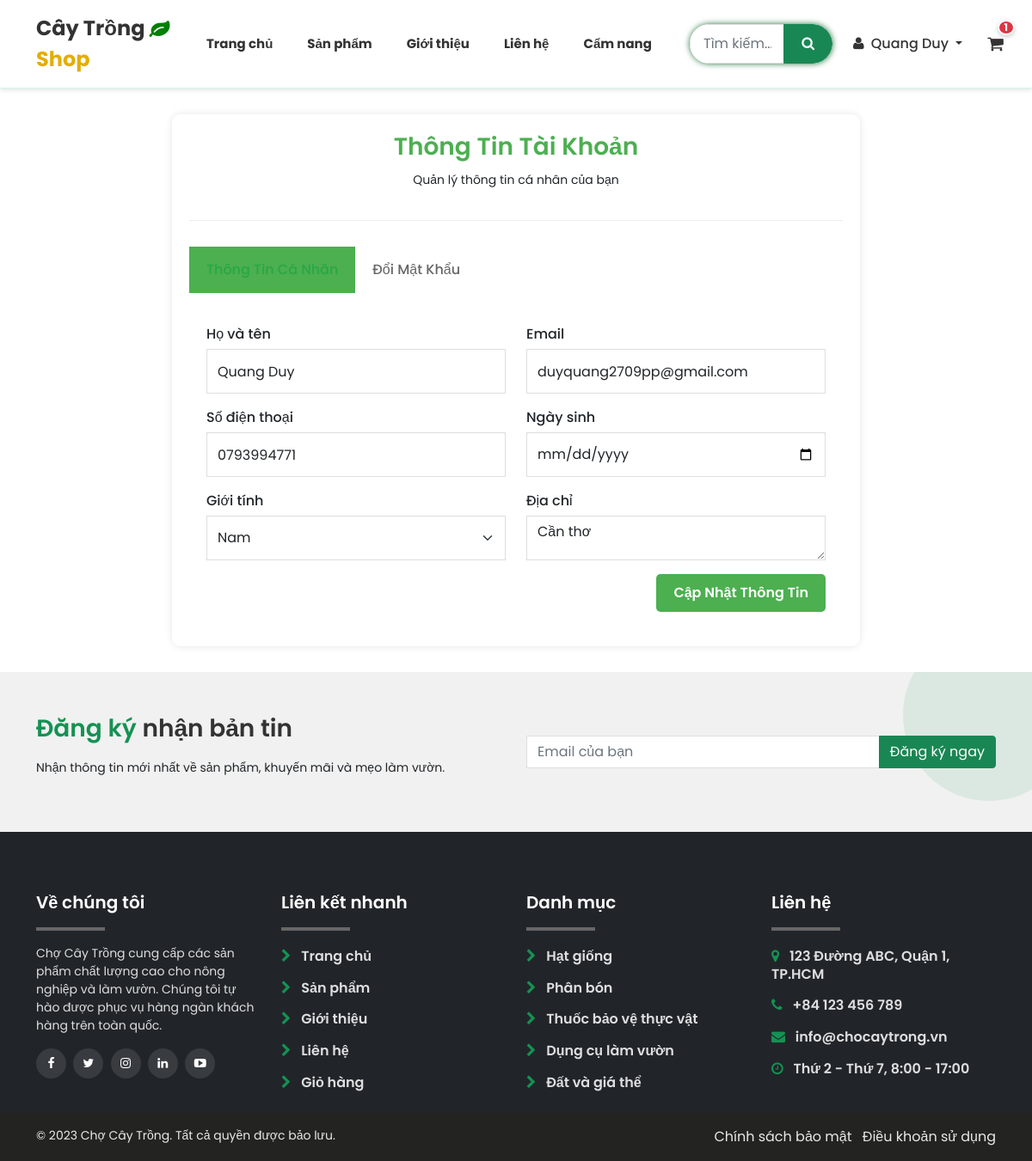
The page /profile.php (signed in) on the database its author committed.
### tables this page shows
CREATE TABLE `gio_hang` (
  `GH_MA` int(11) NOT NULL,
  `KH_MA` int(11) NOT NULL
);

CREATE TABLE `san_pham` (
  `SP_MA` int(11) NOT NULL,
  `NH_MA` int(11) NOT NULL,
  `DM_MA` int(11) NOT NULL,
  `SP_TEN` varchar(128) NOT NULL,
  `SP_DONGIA` float DEFAULT NULL,
  `SP_SOLUONGTON` float NOT NULL,
  `SP_HINHANH` varchar(200) DEFAULT NULL,
  `SP_MOTA` text DEFAULT NULL,
  `SP_THANHPHAN` text DEFAULT NULL,
  `SP_HUONGDANSUDUNG` text DEFAULT NULL,
  `SP_DONVITINH` varchar(20) NOT NULL,
  `SP_TRONGLUONG` float DEFAULT NULL COMMENT 'Trọng lượng sản phẩm (kg)',
  `SP_NHASANXUAT` varchar(50) NOT NULL
);

CREATE TABLE `khach_hang` (
  `KH_MA` int(11) NOT NULL,
  `KH_TEN` varchar(100) NOT NULL,
  `KH_DIACHI` text NOT NULL,
  `KH_SDT` varchar(10) NOT NULL,
  `KH_NGAYSINH` datetime DEFAULT NULL,
  `KH_EMAIL` varchar(150) NOT NULL,
  `KH_GIOITINH` char(1) DEFAULT NULL,
  `KH_NGAYDK` datetime NOT NULL,
  `KH_TENDANGNHAP` varchar(50) NOT NULL,
  `KH_MATKHAU` varchar(50) NOT NULL,
  `KH_AVATAR` varchar(200) NOT NULL,
  `KH_GOOGLEID` varchar(255) DEFAULT NULL
);

### cart_functions.php (called while the page is built, shortened)
<?php
function writeLog($message) {
    $log_file = __DIR__ . '/logs/cart.log';
    $timestamp = date('Y-m-d H:i:s');
    $log_message = "[$timestamp] $message\n";
}
function getCurrentCart($conn, $user_id) {
    $sql = "SELECT GH_MA FROM gio_hang WHERE KH_MA = ? ORDER BY GH_MA DESC LIMIT 1";
    $stmt = $conn->prepare($sql);
    $stmt->bind_param("i", $user_id);
    $stmt->execute();
    $result = $stmt->get_result();
    if ($result->num_rows > 0) {
        $row = $result->fetch_assoc();
        $cart_id = $row['GH_MA'];
    } else {
        $cart_id = createCart($conn, $user_id);
        writeLog("No existing cart found, created new cart_id: $cart_id");
    }
    return $cart_id;
}
function getCartItems($conn, $cart_id) {
    $sql = "SELECT sp.SP_MA, sp.SP_TEN, sp.SP_HINHANH, sp.SP_DONGIA,
                   c.CTGH_KHOILUONG, c.CTGH_DONVITINH, c.DA_MUA,
                   CASE WHEN sci.SP_MA IS NOT NULL THEN 1 ELSE 0 END as is_selected
            FROM chitiet_gh c
            JOIN san_pham sp ON c.SP_MA = sp.SP_MA
            LEFT JOIN selected_cart_items sci ON c.GH_MA = sci.GH_MA AND c.SP_MA = sci.SP_MA
            WHERE c.GH_MA = ? AND c.DA_MUA = 0
            ORDER BY sp.SP_TEN ASC";
    try {
        $stmt = $conn->prepare($sql);
        $stmt->bind_param("i", $cart_id);
        if (!$stmt->execute()) {
            writeLog("Error executing cart items query: " . $stmt->error);
            throw new Exception("Lỗi khi thực hiện truy vấn giỏ hàng");
        }
        $result = $stmt->get_result();
        $items = array();
        $total = 0;
        $unique_items_count = 0;
        while ($row = $result->fetch_assoc()) {
            $subtotal = $row['SP_DONGIA'] * $row['CTGH_KHOILUONG'];
            $total += $subtotal;
            $unique_items_count++;
            $items[$row['SP_MA']] = array(
                'id' => $row['SP_MA'],
                'name' => $row['SP_TEN'],
                'image' => $row['SP_HINHANH'],
                'price' => $row['SP_DONGIA'],
                'quantity' => $row['CTGH_KHOILUONG'],
                'unit' => $row['CTGH_DONVITINH'],
                'subtotal' => $subtotal,
                'is_selected' => $row['is_selected']
            );
        }
        return array(
            'items' => $items,
            'total' => $total,
            'count' => $unique_items_count
        );
    } catch (Exception $e) {
        writeLog("Error in getCartItems: " . $e->getMessage());
        throw $e;
    }
}
?>

### profile.php (the view, shortened to what this page needs)
<?php
include 'connect.php';
$user_id = $_SESSION['user_id'];
$sql = "SELECT * FROM khach_hang WHERE KH_MA = ?";
$stmt = $conn->prepare($sql);
$stmt->bind_param("i", $user_id);
$stmt->execute();
$result = $stmt->get_result();
if ($result->num_rows > 0) {
    $user = $result->fetch_assoc();
} else {
    header("Location: logout.php");
    exit();
}
?>
<!DOCTYPE html>
<html lang="vi">
<head>
    <link href="css/bootstrap.min.css" rel="stylesheet">
    <link href="css/font-awesome.min.css" rel="stylesheet">
    <link href="css/global.css" rel="stylesheet">
    <link href="css/index.css" rel="stylesheet">
</head>
<body>
    <?php include 'header.php'; ?>
    <div class="container">
        <div class="profile-container">
            <div class="profile-header">
                <h3>Thông Tin Tài Khoản</h3>
                <p>Quản lý thông tin cá nhân của bạn</p>
            </div>
            <ul class="nav nav-pills mb-3" id="pills-tab" role="tablist">
                <li class="nav-item" role="presentation">
                    <button class="nav-link active" id="pills-profile-tab" data-bs-toggle="pill"
                        data-bs-target="#pills-profile" type="button" role="tab" aria-controls="pills-profile"
                        aria-selected="true">Thông Tin Cá Nhân</button>
                </li>
                <li class="nav-item" role="presentation">
                    <button class="nav-link" id="pills-password-tab" data-bs-toggle="pill"
                        data-bs-target="#pills-password" type="button" role="tab" aria-controls="pills-password"
                        aria-selected="false">Đổi Mật Khẩu</button>
                </li>
            </ul>
            <div class="tab-content" id="pills-tabContent">
                <div class="tab-pane fade show active" id="pills-profile" role="tabpanel"
                    aria-labelledby="pills-profile-tab">
                    <form method="post" action="" class="profile-form">
                        <div class="row">
                            <div class="col-md-6">
                                <div class="mb-3">
                                    <label for="name" class="form-label">Họ và tên</label>
                                    <input type="text" class="form-control" id="name" name="name"
                                        value="<?php echo htmlspecialchars($user['KH_TEN']); ?>" required>
                                </div>
                            </div>
                            <div class="col-md-6">
                                <div class="mb-3">
                                    <label for="email" class="form-label">Email</label>
                                    <input type="email" class="form-control" id="email" name="email"
                                        value="<?php echo htmlspecialchars($user['KH_EMAIL']); ?>" required>
                                </div>
                            </div>
                        </div>
                        <div class="row">
                            <div class="col-md-6">
                                <div class="mb-3">
                                    <label for="phone" class="form-label">Số điện thoại</label>
                                    <input type="text" class="form-control" id="phone" name="phone"
                                        value="<?php echo htmlspecialchars($user['KH_SDT']); ?>" required>
                                </div>
                            </div>
                            <div class="col-md-6">
                                <div class="mb-3">
                                    <label for="birthdate" class="form-label">Ngày sinh</label>
                                    <input type="date" class="form-control" id="birthdate" name="birthdate"
                                        value="<?php echo htmlspecialchars($user['KH_NGAYSINH']); ?>">
                                </div>
                            </div>
                        </div>
                        <div class="row">
                            <div class="col-md-6">
                                <div class="mb-3">
                                    <label for="gender" class="form-label">Giới tính</label>
                                    <select class="form-control" id="gender" name="gender">
                                        <option value="M" <?php if ($user['KH_GIOITINH'] == 'M') echo 'selected'; ?>>Nam
                                        </option>
                                    </select>
                                </div>
                            </div>
                            <div class="col-md-6">
                                <div class="mb-3">
                                    <label for="address" class="form-label">Địa chỉ</label>
                                    <textarea class="form-control" id="address" name="address"
                                        rows="3"><?php echo htmlspecialchars($user['KH_DIACHI']); ?></textarea>
                                </div>
                            </div>
                        </div>
                        <div class="d-grid gap-2 d-md-flex justify-content-md-end">
                            <button type="submit" name="update_profile" class="btn btn-update">Cập Nhật Thông
                                Tin</button>
                        </div>
                    </form>
                </div>
            </div>
        </div>
    </div>
    <?php include 'footer.php'; ?>
</body>
</html>

### header.php (shortened to what this page needs)
<?php
include_once 'connect.php';
$cart_count = 0;
if (isset($_SESSION['user_id'])) {
    include_once 'cart_functions.php';
    $user_id = $_SESSION['user_id'];
    $cart_id = getCurrentCart($conn, $user_id);
    $cart_data = getCartItems($conn, $cart_id);
    $cart_count = $cart_data['count'];
}
?>
<link rel="stylesheet" href="https://code.jquery.com/ui/1.13.2/themes/base/jquery-ui.css">
<link rel="stylesheet" href="css/autocomplete.css">
<link rel="stylesheet" href="css/header.css">
<header id="header">
    <div class="container">
        <div class="row align-items-center">
            <div class="col-md-2 col-6">
                <div class="logo">
                    <a href="index.php" class="text-decoration-none">
                        Cây Trồng <i class="fa fa-leaf align-middle" style="color: green;"></i> <span>Shop</span>
                    </a>
                </div>
            </div>
            <div class="col-md-6 d-none d-md-block">
                <ul class="navbar-nav flex-row justify-content-start gap-4 mb-0">
                    <li class="nav-item">
                        <a class="nav-link <?php echo (basename($_SERVER['PHP_SELF']) == 'index.php') ? 'active text-success' : ''; ?>"
                            href="index.php">Trang chủ</a>
                    </li>
                    <li class="nav-item">
                        <a class="nav-link <?php echo (basename($_SERVER['PHP_SELF']) == 'shop.php') ? 'active text-success' : ''; ?>"
                            href="shop.php">Sản phẩm</a>
                    </li>
                    <li class="nav-item">
                        <a class="nav-link <?php echo (basename($_SERVER['PHP_SELF']) == 'about.php') ? 'active text-success' : ''; ?>"
                            href="about.php">Giới thiệu</a>
                    </li>
                    <li class="nav-item">
                        <a class="nav-link <?php echo (basename($_SERVER['PHP_SELF']) == 'contact.php') ? 'active text-success' : ''; ?>"
                            href="contact.php">Liên hệ</a>
                    </li>
                    <li class="nav-item">
                        <a class="nav-link <?php echo (basename($_SERVER['PHP_SELF']) == 'blog.php') ? 'active text-success' : ''; ?>"
                            href="blog.php">Cẩm nang</a>
                    </li>
                </ul>
            </div>
            <div class="col-md-2 d-none d-md-block">
                <form class="d-flex" action="shop.php" method="GET">
                    <div class="search-container">
                        <div class="input-group">
                            <input type="text"
                                class="form-control"
                                id="searchInput"
                                name="search"
                                placeholder="Tìm kiếm..."
                                value="<?php echo isset($_GET['search']) ? htmlspecialchars($_GET['search']) : ''; ?>"
                                autocomplete="off">
                            <button class="btn btn-success" type="submit">
                                <i class="fa fa-search"></i>
                            </button>
                        </div>
                    </div>
                </form>
            </div>
            <div class="col-md-2 d-none d-md-block">
                <div class="user-menu">
                    <?php if(isset($_SESSION['user_id'])): ?>
                    <div class="dropdown">
                        <a class="dropdown-toggle user-greeting" href="#" role="button" id="userDropdown"
                            data-bs-toggle="dropdown" aria-expanded="false">
                            <i class="fa fa-user me-1"></i>
                            <?php echo htmlspecialchars($_SESSION['user_name']); ?>
                        </a>
                    </div>
                    <?php else: ?>
                    <a href="login.php" class="login-link">
                        <i class="fa fa-sign-in"></i> Đăng nhập
                    </a>
                    <?php endif; ?>
                    <a href="cart.php" class="cart-icon">
                        <i class="fa fa-shopping-cart"></i>
                        <?php if($cart_count > 0): ?>
                        <span class="cart-badge">
                            <?php echo $cart_count; ?>
                        </span>
                        <?php endif; ?>
                    </a>
                </div>
            </div>
        </div>
    </div>
</header>

### rows shown on the page
gio_hang: GH_MA.SP_MA "1"
khach_hang: name "Quang Duy", email "duyquang2709pp@gmail.com", phone "0793994771", gender "Nam", address "Cần thơ"

### other values the page prints
$_SESSION['user_name'] "Quang Duy"
